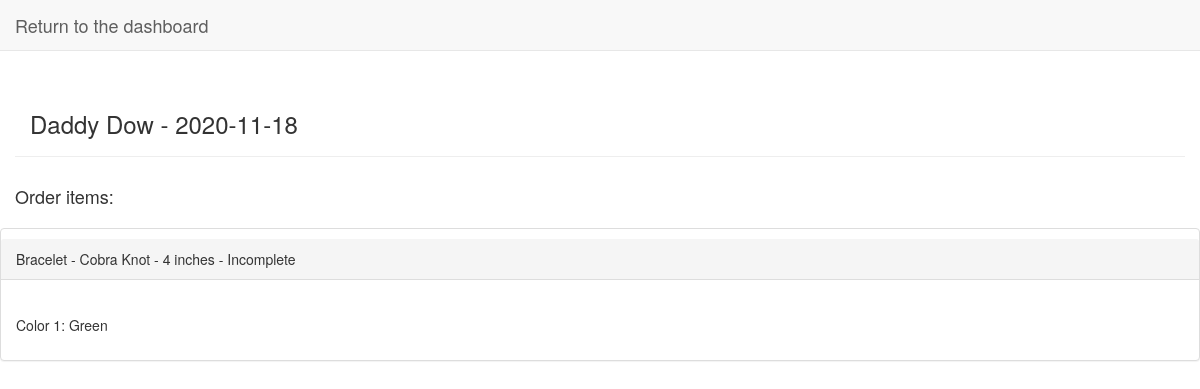
The page /manage/order/1 on the database its author committed.
### management/models.py (models this page shows, shortened)
class Item(models.Model):
    order = models.ForeignKey(Order, on_delete=models.PROTECT)
    blueprint = models.ForeignKey(Product, on_delete=models.PROTECT)
    size = models.IntegerField() # in inches
    completed = models.BooleanField(default=False)

class Product(models.Model):
    name = models.CharField(max_length=200)
    description = models.TextField()
    order_cost = models.DecimalField(decimal_places=2, max_digits=4) # Price
    employee_payment = models.DecimalField(decimal_places=2, max_digits=4) # Price

class ItemColor(models.Model):
    slot_name = models.CharField(max_length=200)
    item = models.ForeignKey(Item, on_delete=models.PROTECT)
    color = models.ForeignKey(Color, on_delete=models.PROTECT)

class Color(models.Model):
    name = models.CharField(max_length=200)
    estimated_length = models.IntegerField() # in Feet
    purchase_record = models.ForeignKey(Material, on_delete=models.PROTECT)

### management/views.py (the view)
# urls.py: path('manage/order/<id>', views.order, name="view_order"),
def order(request, id):
    order = Order.objects.get(id=id)
    info_string = order.customer.full_name + " - " + str(order.due_date)
    items = order.item_set.all()
    context = {
        "order":order,
        "info_string":info_string,
        "items":items
    }
    return render(request, "management/order.html", context)

### management/templates/management/order.html
{% extends 'management/base.html' %}
{% block content %}
    <div>
        <div class="page-header container">
            <h3>{{info_string}}</h3>
        </div>
        <h4 class="panel-heading">Order items:</h4>
        {% for item in items %}
            <div class="panel panel-default"><p>
                <div class="panel-heading">
                    {{item.blueprint.name}} - {{item.size}} inches -
                    {% if item.complete %}
                        Complete
                    {% else %}
                        Incomplete
                    {% endif %}
                </div>
                <div class="panel-body">
                    {% for color in item.itemcolor_set.all %}
                        <br>{{color.slot_name}}: {{color.color.name}}</li>
                    {% endfor %}
                </div>
            </p></div>
        {% endfor %}
    </div>
{% endblock content %}

### rows shown on the page
Item: blueprint.name "Bracelet - Cobra Knot", size "4"
ItemColor: slot_name "Color 1", color.name "Green"

### other values the page prints
{{ info_string }} "Daddy Dow - 2020-11-18"
